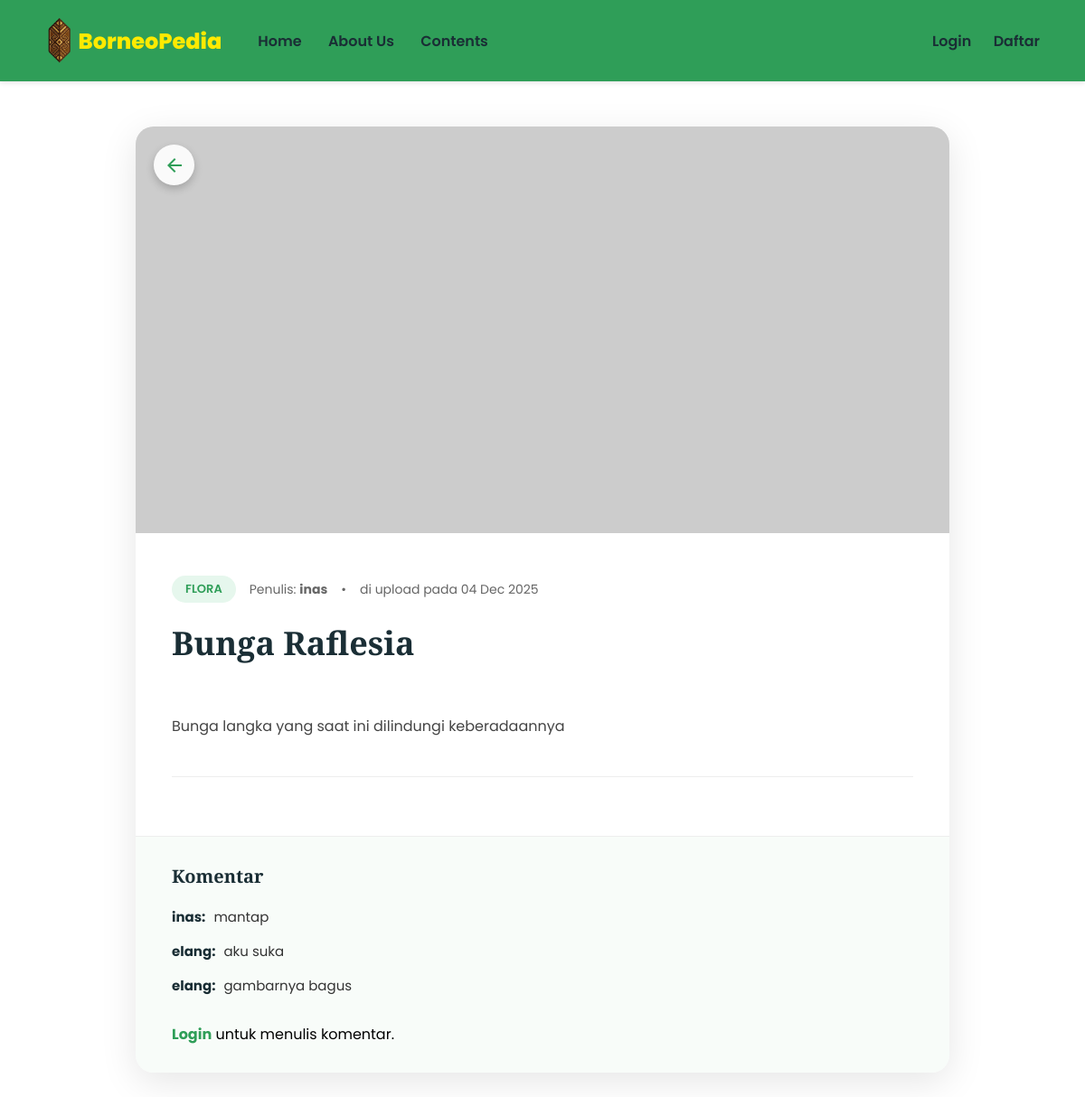
Screenshot of /detail.php?id=2 with the database file from the repository.
### tables this page shows
CREATE TABLE `contents` (
  `id` int(11) NOT NULL,
  `user_id` int(11) NOT NULL,
  `nama` varchar(100) NOT NULL,
  `tipe` varchar(50) NOT NULL,
  `informasi` text NOT NULL,
  `foto` varchar(255) NOT NULL,
  `created_at` timestamp NOT NULL DEFAULT current_timestamp()
);

CREATE TABLE `users` (
  `id` int(11) NOT NULL,
  `username` varchar(50) NOT NULL,
  `password` varchar(255) NOT NULL
);

CREATE TABLE `komentar` (
  `id` int(11) NOT NULL,
  `content_id` int(11) NOT NULL,
  `user_id` int(11) NOT NULL,
  `isi` text NOT NULL,
  `tanggal` timestamp NOT NULL DEFAULT current_timestamp()
);

### detail.php (the view, shortened to what this page needs)
<?php
include 'koneksi.php';
$id_content = $_GET['id'];
$query = mysqli_query($conn, "SELECT contents.*, users.username
                              FROM contents
                              JOIN users ON contents.user_id = users.id
                              WHERE contents.id = '$id_content'");
$data = mysqli_fetch_assoc($query);
$query_komen = mysqli_query($conn, "SELECT komentar.*, users.username
                                    FROM komentar
                                    JOIN users ON komentar.user_id = users.id
                                    WHERE content_id = '$id_content'
                                    ORDER BY tanggal DESC");
?>
<!DOCTYPE html>
<html lang="id">
<head>
</head>
<body>
    <nav>
        <div class="nav-left">
             <a href="index.php" class="logo">
            <img src="asset/logofix.png" class="logo-img"> BorneoPedia</a>
            <div class="nav-links">
                <a href="index.php">Home</a>
                <a href="about.php">About Us</a>
                <a href="contents.php">Contents</a>
            </div>
        </div>
        <div class="nav-right">
            <?php if(isset($_SESSION['status']) && $_SESSION['status'] == 'login'): ?>
                <span>Hi, <?php echo $_SESSION['username']; ?></span>
                <a href="upload.php">Upload +</a>
                <a href="logout.php">Logout</a>
            <?php else: ?>
                <a href="login.php">Login</a>
                <a href="register.php">Daftar</a>
            <?php endif; ?>
        </div>
    </nav>
    <main class="detail-container">
        <div class="card-detail">
            <a href="contents.php" class="btn-back-arrow" title="Kembali">
                <svg class="icon-back" viewBox="0 0 24 24">
                    <path d="M20 11H7.83l5.59-5.59L12 4l-8 8 8 8 1.41-1.41L7.83 13H20v-2z"></path>
                </svg>
            </a>
            <img src="<?php echo $data['foto']; ?>" class="detail-img" onerror="this.src='https://via.placeholder.com/800x450?text=Gambar+Tidak+Valid'">
            <div class="detail-body">
                <div class="meta-header">
                    <span class="badge-type"><?php echo $data['tipe']; ?></span>
                    <span>Penulis: <b><?php echo $data['username']; ?></b></span>
                    <span>&bull;</span>
                    <span>di upload pada <?php echo date('d M Y', strtotime($data['created_at'])); ?></span>
                </div>
                <h1><?php echo $data['nama']; ?></h1>
                <div class="content-text">
                    <?php echo nl2br(htmlspecialchars($data['informasi'])); ?>
                </div>
                <div class="action-area">
                </div>
            </div>
            <div class="comment-section">
                <h3 class="comment-title">Komentar</h3>
                <div class="comment-list">
                    <?php if(mysqli_num_rows($query_komen) > 0): ?>
                        <?php while($komen = mysqli_fetch_assoc($query_komen)): ?>
                            <div class="comment-item">
                                <span class="comment-user"><?php echo $komen['username']; ?>:</span>
                                <span><?php echo htmlspecialchars($komen['isi']); ?></span>
                            </div>
                        <?php endwhile; ?>
                    <?php else: ?>
                        <p style="color:#aaa; font-style:italic;">Belum ada komentar.</p>
                    <?php endif; ?>
                </div>
                <?php if(isset($_SESSION['status']) && $_SESSION['status'] == 'login'): ?>
                    <form method="POST" class="comment-form">
                        <input type="text" name="isi_komentar" class="input-comment" placeholder="Tulis komentar..." required autocomplete="off">
                        <button type="submit" name="kirim_komentar" class="btn-send">
                            <svg class="icon-send" viewBox="0 0 24 24">
                                <path d="M2.01 21L23 12 2.01 3 2 10l15 2-15 2z"></path>
                            </svg>
                        </button>
                    </form>
                <?php else: ?>
                    <p><a href="login.php" style="color:#2F9E58; font-weight:bold;">Login</a> untuk menulis komentar.</p>
                <?php endif; ?>
            </div>
        </div>
    </main>
</body>
</html>

### detail.php (style rules this page uses)
* { margin: 0; padding: 0; box-sizing: border-box; text-decoration: none; }
body { font-family: 'Poppins', sans-serif; background-image: url('asset/bg_kedua.png'); background-size: cover; background-position: center; background-repeat: no-repeat; min-height: 100vh; display: flex; flex-direction: column; }
nav { background-color: #2F9E58; display: flex; justify-content: space-between; align-items: center; padding: 20px 50px; box-shadow: 0 2px 5px rgba(0,0,0,0.1); }
.nav-left { display: flex; align-items: center; gap: 40px; }
.logo { font-size: 24px; font-weight: 800; color: #ffea00ff; display: flex; align-items: center; }
.logo-img { height: 50px; width: auto; margin-right: 5px; vertical-align: middle; }
.nav-links a, .nav-right a, .nav-right span { color: #1a2e35; font-weight: 600; font-size: 16px; transition: color 0.3s; }
.nav-links a { margin-right: 25px; }
.nav-right a { margin-left: 20px; }
.detail-container { flex: 1; padding: 50px 20px; display: flex; justify-content: center; align-items: flex-start; }
.card-detail { background: white; width: 100%; max-width: 900px; border-radius: 20px; overflow: hidden; box-shadow: 0 10px 40px rgba(0,0,0,0.1); margin-bottom: 50px; position: relative; }
.detail-img { width: 100%; height: 450px; object-fit: cover; background-color: #eee; }
.btn-back-arrow { position: absolute; top: 20px; left: 20px; background-color: rgba(255, 255, 255, 0.9); width: 45px; height: 45px; border-radius: 50%; display: flex; justify-content: center; align-items: center; box-shadow: 0 4px 10px rgba(0,0,0,0.2); transition: transform 0.2s, background-color 0.2s; z-index: 10; }
.icon-back { width: 24px; height: 24px; fill: #2F9E58; }
.detail-body { padding: 40px; }
.meta-header { display: flex; align-items: center; gap: 15px; margin-bottom: 20px; font-size: 14px; color: #666; flex-wrap: wrap; }
.badge-type { background-color: #e6f7ed; color: #2F9E58; padding: 5px 15px; border-radius: 50px; font-weight: 600; font-size: 13px; text-transform: uppercase; }
h1 { font-family: 'Merriweather', serif; font-size: 36px; color: #1a2e35; margin-bottom: 25px; }
.content-text { font-size: 16px; line-height: 1.8; color: #444; text-align: justify; margin-bottom: 40px; white-space: pre-line; }
.action-area { border-top: 1px solid #eee; padding-top: 25px; display: flex; gap: 15px; }
.comment-section { background-color: #f8fcf9; padding: 30px 40px; border-top: 1px solid #eee; }
.comment-title { font-family: 'Merriweather', serif; font-size: 20px; color: #1a2e35; margin-bottom: 20px; }
.comment-list { margin-bottom: 30px; }
.comment-item { margin-bottom: 15px; font-size: 15px; color: #333; }
.comment-user { font-weight: 700; color: #1a2e35; margin-right: 5px; }

### rows the page displays
contents: tipe "FLORA", user.username "inas", created_at "04 Dec 2025", nama "Bunga Raflesia", informasi "Bunga langka yang saat ini dilindungi keberadaannya"
komentar: user.username "inas", isi "mantap"
komentar: user.username "elang", isi "aku suka"
komentar: user.username "elang", isi "gambarnya bagus"
